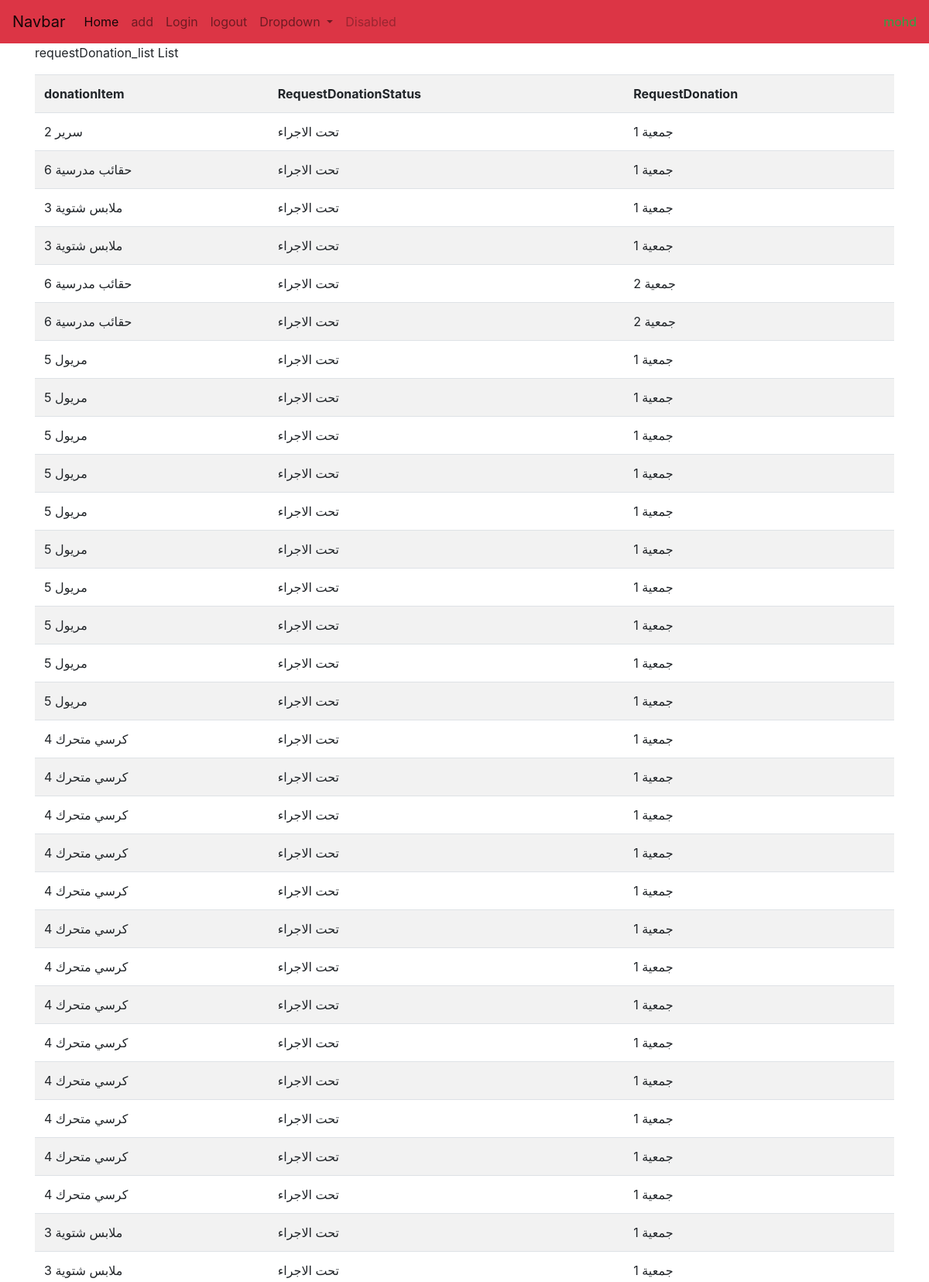
The app's page /store/requestDonation_list/ (signed in, upper part) with its own data.
### store/models.py (models this page shows)
class RequestDonation(models.Model):# add loged user
    donationItem= models.ForeignKey(DonationItems,  null=True,on_delete=models.SET_NULL )
    RequestDonationStatus= models.ForeignKey(RequestDonationStatus,  null=True,on_delete=models.SET_NULL )
    RequestDonation= models.ForeignKey(Doners,  null=True,on_delete=models.SET_NULL )

class DonationItems(models.Model):
    ditmType = models.ForeignKey(DonationTypes,  null=True,on_delete=models.SET_NULL )
    ditmDescription = models.CharField(max_length=100,null=True)
    ditmQuantity = models.IntegerField(null=True)
    ditmStatus= models.ForeignKey(DonationItemStatus,  null=True,on_delete=models.SET_NULL )
    ditmimagepath = models.CharField(max_length=200,null=True)
    ditmDoner= models.ForeignKey(Doners,  null=True,on_delete=models.SET_NULL)
    def __str__(self):
        return self.ditmDescription +' '+ str(self.id)

class RequestDonationStatus(models.Model):
    RequestDonationStatuse = models.CharField(max_length=100,null=True)
    def __str__(self):
        return self.RequestDonationStatuse

class Doners(models.Model):
    donrName = models.CharField(max_length=100,null=True)
    donrAddress = models.CharField(max_length=150,null=True)
    donrMobile = models.CharField(max_length=20,null=True)
    donrtype = models.ForeignKey(DonersType, null=True,on_delete=models.SET_NULL )
    def __str__(self):
        return self.donrName

### store/decorators.py (the view)
        def wripper_func(request,*args,**kwargs):
              group=None
              group=request.user.groups.all()[0].name#there is a problem here
              print(group)
              if request.user.groups.exists():
                  group=request.user.groups.all()[0].name
              if group in  AllowedGroups :
                  return  view_func(request,*args,**kwargs)
              else:
                   return redirect('store_list')

### store/views.py (called while the page is built)
@notLoggedUsers
@AllowedUsers(AllowedGroups=['admin'])
def requestDonation_list(request):
    items=RequestDonation.objects.all()#problem here
    return render (request,'store/requestDonation_list.html',{'items':items})

### store/templates/store/requestDonation_list.html (shortened to what this page needs)
 {% extends 'store/main.html' %}
 {% load  static %}
 {% block content  %}
   <p> requestDonation_list List</p>
   <table class="table table-striped" id="table">
   <tr>
    <th>donationItem</th>
    <th >RequestDonationStatus</th>
    <th>RequestDonation</th>
  </tr>
   {% for item in items %}
    <tr>
   <td>{{item.donationItem}}</td>
    <td>{{item.RequestDonationStatus}}</td>
    <td>{{item.RequestDonation}}</td>
 </tr>
{% endfor %}
</table>
 {% endblock  %}

### records on screen
RequestDonation: donationItem "سرير 2", RequestDonationStatus "تحت الاجراء", RequestDonation "جمعية 1"
RequestDonation: donationItem "حقائب مدرسية 6", RequestDonationStatus "تحت الاجراء", RequestDonation "جمعية 1"
RequestDonation: donationItem "ملابس شتوية 3", RequestDonationStatus "تحت الاجراء", RequestDonation "جمعية 1"
RequestDonation: donationItem "ملابس شتوية 3", RequestDonationStatus "تحت الاجراء", RequestDonation "جمعية 1"
RequestDonation: donationItem "حقائب مدرسية 6", RequestDonationStatus "تحت الاجراء", RequestDonation "جمعية 2"
RequestDonation: donationItem "حقائب مدرسية 6", RequestDonationStatus "تحت الاجراء", RequestDonation "جمعية 2"
RequestDonation: donationItem "مريول 5", RequestDonationStatus "تحت الاجراء", RequestDonation "جمعية 1"
RequestDonation: donationItem "مريول 5", RequestDonationStatus "تحت الاجراء", RequestDonation "جمعية 1"
RequestDonation: donationItem "مريول 5", RequestDonationStatus "تحت الاجراء", RequestDonation "جمعية 1"
RequestDonation: donationItem "مريول 5", RequestDonationStatus "تحت الاجراء", RequestDonation "جمعية 1"
RequestDonation: donationItem "مريول 5", RequestDonationStatus "تحت الاجراء", RequestDonation "جمعية 1"
RequestDonation: donationItem "مريول 5", RequestDonationStatus "تحت الاجراء", RequestDonation "جمعية 1"
RequestDonation: donationItem "مريول 5", RequestDonationStatus "تحت الاجراء", RequestDonation "جمعية 1"
RequestDonation: donationItem "مريول 5", RequestDonationStatus "تحت الاجراء", RequestDonation "جمعية 1"
RequestDonation: donationItem "مريول 5", RequestDonationStatus "تحت الاجراء", RequestDonation "جمعية 1"
RequestDonation: donationItem "مريول 5", RequestDonationStatus "تحت الاجراء", RequestDonation "جمعية 1"
RequestDonation: donationItem "كرسي متحرك 4", RequestDonationStatus "تحت الاجراء", RequestDonation "جمعية 1"
RequestDonation: donationItem "كرسي متحرك 4", RequestDonationStatus "تحت الاجراء", RequestDonation "جمعية 1"
RequestDonation: donationItem "كرسي متحرك 4", RequestDonationStatus "تحت الاجراء", RequestDonation "جمعية 1"
RequestDonation: donationItem "كرسي متحرك 4", RequestDonationStatus "تحت الاجراء", RequestDonation "جمعية 1"
RequestDonation: donationItem "كرسي متحرك 4", RequestDonationStatus "تحت الاجراء", RequestDonation "جمعية 1"
RequestDonation: donationItem "كرسي متحرك 4", RequestDonationStatus "تحت الاجراء", RequestDonation "جمعية 1"
RequestDonation: donationItem "كرسي متحرك 4", RequestDonationStatus "تحت الاجراء", RequestDonation "جمعية 1"
RequestDonation: donationItem "كرسي متحرك 4", RequestDonationStatus "تحت الاجراء", RequestDonation "جمعية 1"
RequestDonation: donationItem "كرسي متحرك 4", RequestDonationStatus "تحت الاجراء", RequestDonation "جمعية 1"
RequestDonation: donationItem "كرسي متحرك 4", RequestDonationStatus "تحت الاجراء", RequestDonation "جمعية 1"
RequestDonation: donationItem "كرسي متحرك 4", RequestDonationStatus "تحت الاجراء", RequestDonation "جمعية 1"
RequestDonation: donationItem "كرسي متحرك 4", RequestDonationStatus "تحت الاجراء", RequestDonation "جمعية 1"
RequestDonation: donationItem "كرسي متحرك 4", RequestDonationStatus "تحت الاجراء", RequestDonation "جمعية 1"
RequestDonation: donationItem "ملابس شتوية 3", RequestDonationStatus "تحت الاجراء", RequestDonation "جمعية 1"
RequestDonation: donationItem "ملابس شتوية 3", RequestDonationStatus "تحت الاجراء", RequestDonation "جمعية 1"
